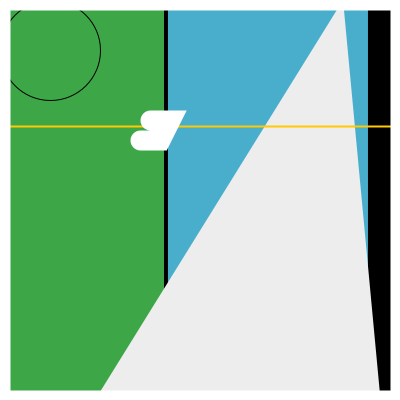
Frame 1 (no input)
Frame 60 (the mouse pressed at the canvas centre just before this capture): identical to frame 1, image omitted
Frame 120 (the mouse held since frame 60 and released just before this capture): identical to frame 1, image omitted

The Processing sketch that drew this single still picture (run headless with seeded random() and noise(); from frame 60 on, the mouse is pressed at the canvas centre):

// Processing sketch: Exercise0_drawing_and_coordinate
// ── Exercise0_drawing_and_coordinate.pde
/*
While Processing includes lots of fancy ways to draw
shapes, modify images, and make cool artworks, the basics
are very simple: color, outline, and shape.
*/

void setup(){
  // we'll almost always use the size() command first
  // it sets the size of our window in pixels
  // try changing and see what happens!

  size(400,400);
  
  // colors are (by default) set to red, green, blue (RGB)
  // with these values (0–255) we can create any color
  // the background() command fills the entire screen with
  // a color – try changing the RGB values below

  background(0); // single values = grayscale!
  
  // mixing in RGB can take some getting used to – try
  // Tools > Color Selector... for an interactive tool
  
  // we can set colors for shapes using fill (inside color) and
  // stroke (outline color)

  fill(#3DA748);  
  // rectangles are drawn with four arguments: start X and Y
  // position, then width and height (in pixels)

  rect(0,0,random(1,2)*width/4,height); //rect(x,y,width,height)
  
  // ellipses (including cirlces) also take four arguments,
  // but are drawn from the center X and Y
  ellipse(50,50, 100,100);
      
  fill(#48AECB);
  // and we can turn off stroke and fill

  noStroke();
  rect(random(1,2)*width/3,0,width/2,height); //rect(x,y,width,height)
  
    
  fill(#EDEDED);

  // other shape types include triangles...

  triangle(random(width), height, random(width), height, random(width), 0);

  // the thickness of stroke can be set (default = 1px)

  strokeWeight(2);
  stroke(#FFC903);
  float lineHeight = random(height);
  line(0, lineHeight, width, lineHeight); // args = start X/Y and end X/Y
  
  noFill();
  strokeWeight(20);
  stroke(255);
  rect(0,0,width,height);


  // and more complex shapes
  fill(0,150,150, 150);
  beginShape();
  vertex(140,140);    // a vertex is a point
  vertex(160,140);    // string them together to draw complex shapes
  vertex(170,120);
  vertex(150,120);
  endShape();
  
  // for more info on a command, right-click it in the code and
  // click "Find in Reference..." to look it up


  noStroke();
  fill(255);
  beginShape();
  endShape(CLOSE);
  save("test.png");
    
}

void draw(){
}
